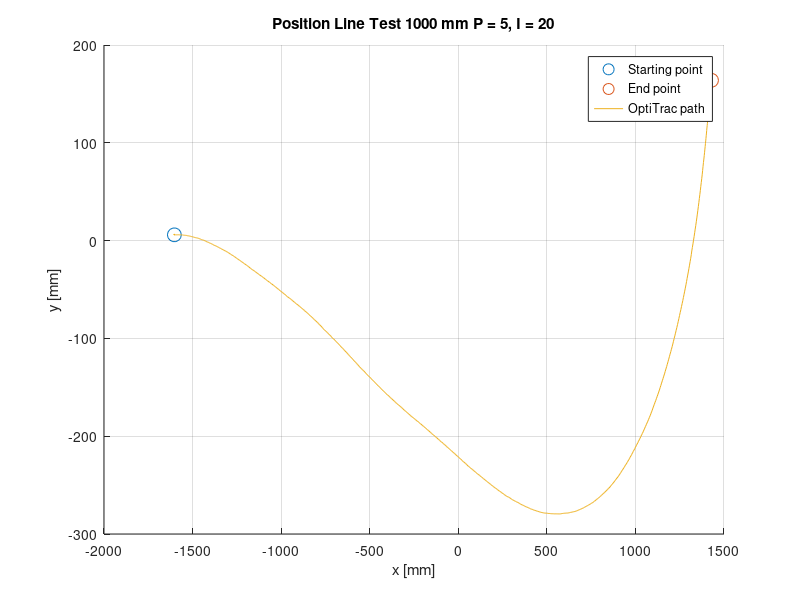

This figure's MATLAB source:
fileID = fopen('P5_I20.txt','r');


tline=fgetl(fileID);
%headers = strsplit(tline,','); kan brukes for å fjerne headers (fjerner
%første linje

formatSpec = '%f%f%f%f%f%f%f%f';
datacell = textscan(fileID,formatSpec,'Delimiter',',');
time = datacell{2};
X = datacell{6};
Z = datacell{7};
Y = datacell{8};

figure(1);
hold on;
plot(X(1,1),Y(1,1),'o','MarkerSize',10);
plot(X(end,1),Y(end,1),'o','MarkerSize',10);
plot(X,Y);
grid on;
title('Position Line Test 1000 mm P = 5, I = 20');
xlabel('x [mm]');
ylabel('y [mm]');
legend('Starting point','End point','OptiTrac path');
hold off;